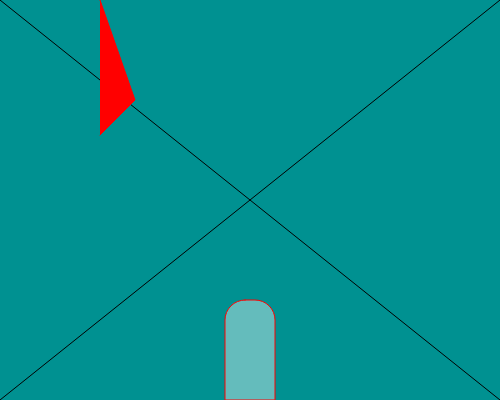
Frame 1 (no input)
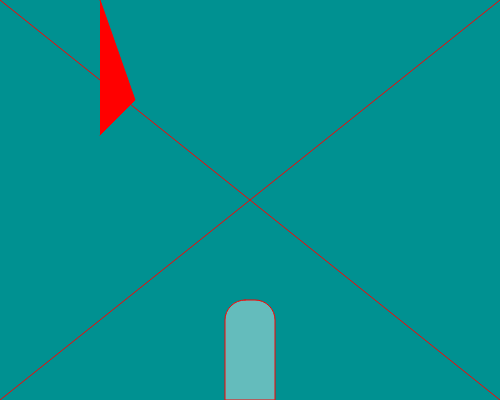
Frame 60 (no input)
Frame 120 (the mouse pressed at the canvas centre since frame 60): identical to frame 60, image omitted

The p5.js sketch that drew these frames (run headless with seeded random() and noise() and a simulated clock; from frame 60 on, the mouse is pressed at the canvas centre):

// p5.js sketch
// ── sketch.js
function setup() {
  createCanvas(500, 400);
}

function draw() {
  background(0, 145, 145);
  line(0, 0, 500, 400);
  line(500, 0, 0, 400);
  stroke(255, 0, 0);
  fill(255, 255, 255, 100);
  rect(225, 300, 50, 100, 20, 20, 0, 0);
  fill(255, 0, 0);
  beginShape();
  vertex(100, 135);
  vertex(135, 100);
  vertex(100, 0);
  endShape();
}
